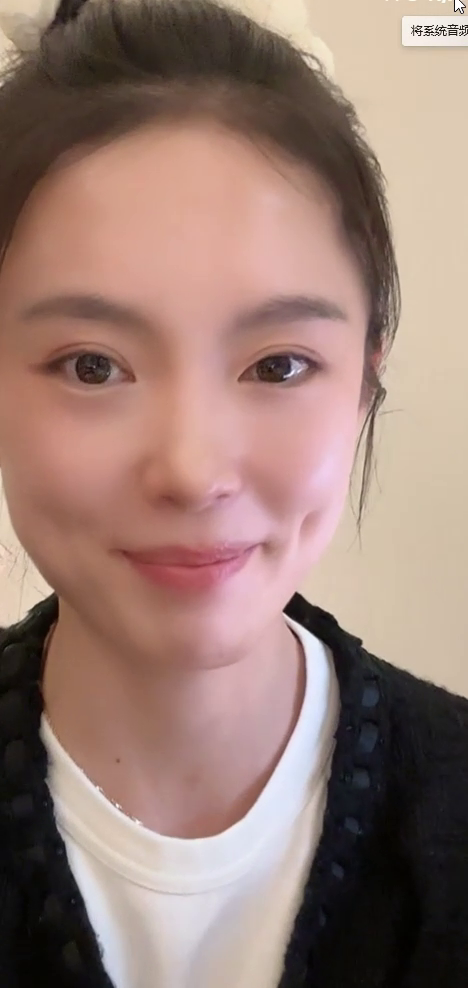
#> input picture tools/compare/original_1.png, 468 x 988 px
$ python gen_torso_mask.py --input compare/original_1.png
#> lines starting #> are read from the running program, lines starting #| are printed output that depends on the picture
#!/usr/bin/env python3
"""
生成 torso mask — 用于 IDM-VTON 换装
白 = 换装区域 (30%~95% 高度)
黑 = 保留区域 (脸+头发+腿)

用法:
    python tools/gen_torso_mask.py --input output/faceswap_comfyui/swap_restored_00001.png
    python tools/gen_torso_mask.py --input output/faceswap_comfyui/ --output masks/
    python tools/gen_torso_mask.py --input image.png --top 0.25 --bottom 0.92
"""
import os
import sys
import argparse
import numpy as np
from pathlib import Path

try:
    from PIL import Image
except ImportError:
    import subprocess
    subprocess.check_call([sys.executable, "-m", "pip", "install", "Pillow"])
    from PIL import Image


def gen_torso_mask(width, height, top_ratio=0.30, bottom_ratio=0.95, feather=15):
    """生成 torso mask (白=换装, 黑=保留)"""
    mask = np.zeros((height, width), dtype=np.uint8)

    top_px = int(height * top_ratio)
    bottom_px = int(height * bottom_ratio)

    # 主体白色区域
    mask[top_px:bottom_px, :] = 255

    # 边缘羽化
    if feather > 0:
        for i in range(feather):
            alpha = int(255 * (i / feather))
            if top_px - feather + i >= 0:
                mask[top_px - feather + i, :] = alpha
            if bottom_px + i < height:
                mask[bottom_px + i, :] = 255 - alpha

    return mask


def process_image(img_path, output_path, top_ratio, bottom_ratio, feather):
    """处理单张图片"""
    img = Image.open(img_path).convert("RGB")
    w, h = img.size

    mask = gen_torso_mask(w, h, top_ratio, bottom_ratio, feather)
    mask_img = Image.fromarray(mask, mode="L")
    mask_img.save(output_path)
    return output_path


def main():
    parser = argparse.ArgumentParser(description="生成 torso mask (白=换装区域)")
    parser.add_argument("--input", required=True, help="输入图片或目录")
    parser.add_argument("--output", default=None, help="输出路径 (默认: 同目录, 文件名加 _mask)")
    parser.add_argument("--top", type=float, default=0.30, help="mask起始高度比例 (默认0.30)")
    parser.add_argument("--bottom", type=float, default=0.95, help="mask结束高度比例 (默认0.95)")
    parser.add_argument("--feather", type=int, default=15, help="边缘羽化像素 (默认15)")
    args = parser.parse_args()

    input_path = Path(args.input)

    if input_path.is_dir():
        # 批量处理
        out_dir = Path(args.output) if args.output else input_path / "masks"
        out_dir.mkdir(parents=True, exist_ok=True)

        exts = {".png", ".jpg", ".jpeg", ".webp"}
        files = sorted([f for f in input_path.iterdir() if f.suffix.lower() in exts and "_mask" not in f.stem])

        print(f"找到 {len(files)} 张图片")
        for i, f in enumerate(files, 1):
            out_path = out_dir / f"{f.stem}_mask.png"
            process_image(str(f), str(out_path), args.top, args.bottom, args.feather)
            print(f"  [{i}/{len(files)}] {f.name} → {out_path.name}")

        print(f"\n✅ 完成! {len(files)} 个 mask 已保存到 {out_dir}")
    else:
        # 单张处理
        if args.output:
            out_path = Path(args.output)
        else:
            out_path = input_path.parent / f"{input_path.stem}_mask.png"

        process_image(str(input_path), str(out_path), args.top, args.bottom, args.feather)
#> in process_image, img is the input picture: PIL image 468x988 RGB; mean R, G, B 153.3, 126, 116.8
#> after the loop in gen_torso_mask, `for i in range(feather):`:
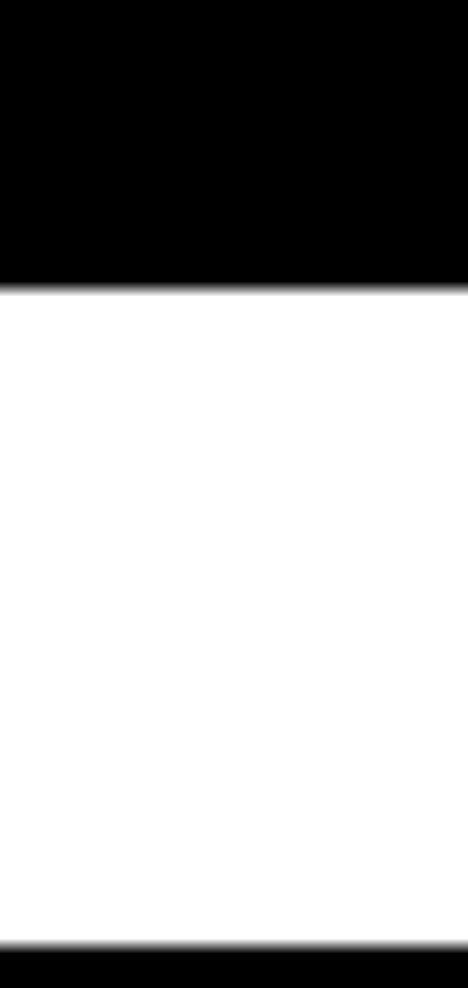
#> mask: shape (988, 468); min 0, max 255, mean 169.6
        print(f"✅ {input_path.name} → {out_path.name}")


if __name__ == "__main__":
    main()
